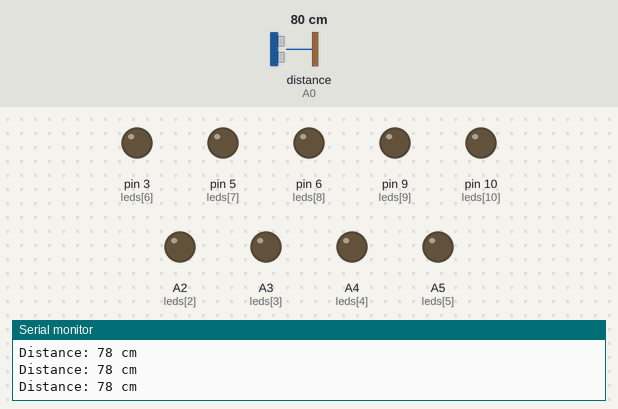
This sketch was run on a simulated Arduino Nano, built with avr-gcc and run on an emulated ATmega328P. On the bench: output pins drawn as LEDs (lit = HIGH), the last lines printed to the serial monitor. Wiring (inferred from the names in the program): ultrasonic range finder: trigger A1; echo A0. Inputs (shaded band) come from the test bench; at power-on: distance to the obstacle (sensor on A0) 80 cm. The echo pulse lasts 58.3 µs per cm; random numbers use the default seed unless the sketch sets one; pins used as bus, display or sensor lines are not drawn.

Above: at 1.2 s.
1.3 s: distance to the obstacle (sensor on A0) set to 32 cm
2.8 s: distance to the obstacle (sensor on A0) set to 27 cm
At 3.28 s:
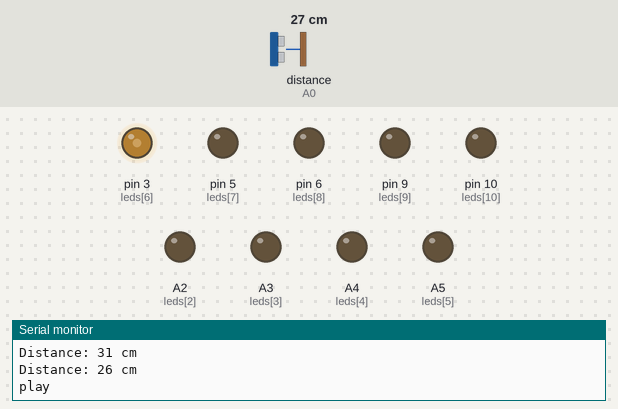
At 3.89 s:
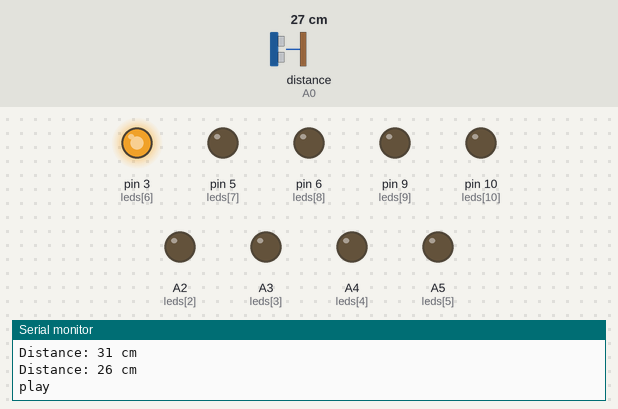
Timing chart, 0 to 28.8 s (numbered marks = the images above; inputs shaded):
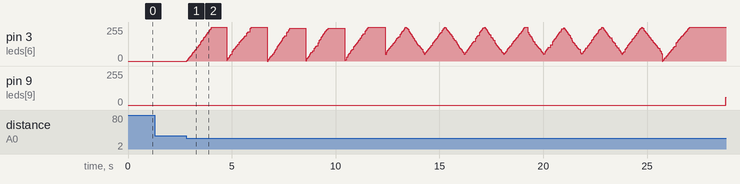

Measured:
- the behaviour switches between 31 and 30 cm on distance to the obstacle (sensor on A0) (found by bisection; images 0 and 1)

The sketch:

LEDs_desafio.ino
```cpp
#define echoPin A0 // attach pin D2 Arduino to pin Echo of HC-SR04
#define trigPin A1 //attach pin D3 Arduino to pin Trig of HC-SR04
// defines variables
long duration; // variable for the duration of sound wave travel
int distance; // variable for the distance measurement
int com = A7;
int com1 = A6;


int leds[] = {
  A0, A1, A2, A3, A4, A5,3, 5, 6, 9, 10, 11
};

int ledsF[] = {
  A0, A1, A2, A3, A4, A5
};

int ledsL[] = {
  9, 10, 11
};

int ledsB[] = {
  3, 5, 6
};

int tempLED = 5;
int tempFase = 900;

void setup() {

  for (int x = 0; x < 11; x++) {
    pinMode(leds[x], OUTPUT);
  }
  pinMode(trigPin, OUTPUT); // Sets the trigPin as an OUTPUT
  pinMode(echoPin, INPUT); // Sets the echoPin as an INPUT
  pinMode(com, OUTPUT);
  Serial.begin(9600); // // Serial Communication is starting with 9600 of baudrate speed
  Serial.println("Ultrasonic Sensor HC-SR04 Test"); // print some text in Serial Monitor
  Serial.println("with Arduino Nano 2022");
}

void play() {

//P3 ### LED foco1 ###
  for(int x = 0; x <5 ; x++){
    for(int y = 0; y < 255; y++) {
       analogWrite(ledsB[0],y);
       delay(random(10));
    }
    for(int y = 255; y > 50; y--) {
       analogWrite(ledsB[0],y);
       delay(random(8));
    }
  }

//P2.1 ### LED foco1 ###
  for(int x = 0; x <7 ; x++){
    for(int y = 50; y < 255; y++) {
       analogWrite(ledsB[0],y);
       delay(random(10));
    }
    for(int y = 255; y > 50; y--) {
       analogWrite(ledsB[0],y);
       delay(random(10));
    }
  }
    for(int y = 0; y < 255; y++) {
       analogWrite(ledsB[0],y);
       delay(random(12));
    }

 //P_2 ### LED Ambiente ###
    for(int y = 0; y < 50; y++) {
       analogWrite(ledsL[0],y);
       delay(random(8));
    }
  for(int x = 0; x <12 ; x++){
    for(int y = 50; y < 255; y++) {
       analogWrite(ledsL[0],y);
       delay(random(8));
    }
    for(int y = 255; y > 50; y--) {
        analogWrite(ledsL[0],y);
       delay(random(8));
    }
  }
    for(int y = 0; y < 255; y++) {
       analogWrite(ledsL[0],y);
       delay(random(8));
    }
//P3 ### LED foco1 ###
  for(int x = 0; x <5 ; x++){
    for(int y = 0; y < 255; y++) {
       analogWrite(ledsB[0],y);
       delay(random(10));
    }
    for(int y = 255; y > 50; y--) {
       analogWrite(ledsB[0],y);
       delay(random(8));
    }
  }


//### Fim ###
delay(tempFase*6);

    analogWrite(ledsL[0],0);
    analogWrite(ledsL[1],0);
    analogWrite(ledsL[2],0);
    analogWrite(ledsB[0],0);
    analogWrite(ledsB[1],0);
    analogWrite(ledsB[2],0);

    delay(6000);
    digitalWrite(com, LOW);
    digitalWrite(com1, LOW);
}

void loop() {
 // Clears the trigPin condition
  digitalWrite(trigPin, LOW);
  delayMicroseconds(2);
  // Sets the trigPin HIGH (ACTIVE) for 10 microseconds
  digitalWrite(trigPin, HIGH);
  delayMicroseconds(10);
  digitalWrite(trigPin, LOW);
  // Reads the echoPin, returns the sound wave travel time in microseconds
  duration = pulseIn(echoPin, HIGH);
  // Calculating the distance
  distance = duration * 0.034 / 2; // Speed of sound wave divided by 2 (go and back)
  // Displays the distance on the Serial Monitor
  Serial.print("Distance: ");
  Serial.print(distance);
  Serial.println(" cm");

//Start
  if(distance <30){
    Serial.println("play");
    digitalWrite(com, HIGH);
    digitalWrite(com1, HIGH);
    play();

  }
}
```
